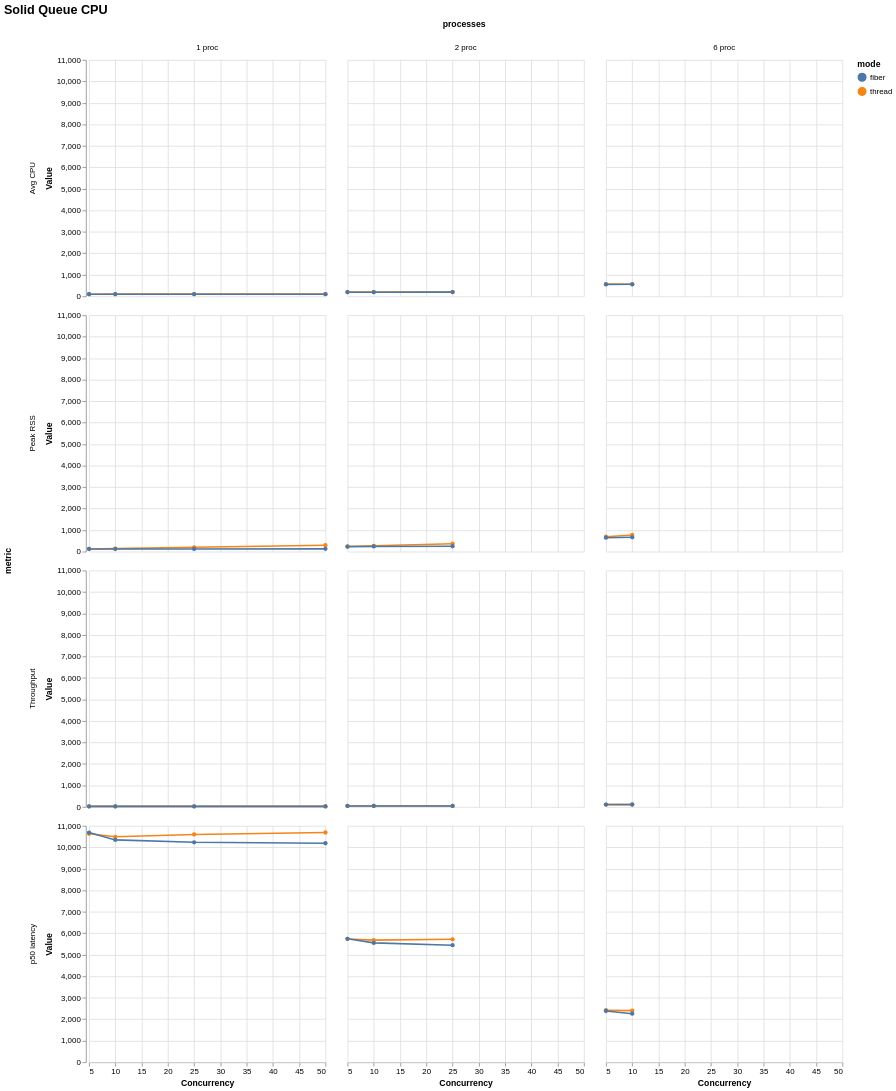

Express this chart as Vega-Lite.
### Vega-Lite specification from a JSON file in a GitHub repository (floating-point values rounded to 4 significant figures)
{"$schema": "https://vega.github.io/schema/vega-lite/v6.json", "title": "Solid Queue CPU", "data": {"values": [{"mode": "thread", "concurrency": 5, "processes": "1 proc", "metric": "Throughput", "value": 23.83, "unit": "jobs/s"}, {"mode": "thread", "concurrency": 5, "processes": "1 proc", "metric": "Peak RSS", "value": 120.2, "unit": "MB"}, {"mode": "thread", "concurrency": 5, "processes": "1 proc", "metric": "Avg CPU", "value": 97.8, "unit": "%"}, {"mode": "thread", "concurrency": 5, "processes": "1 proc", "metric": "p50 latency", "value": 10630.0, "unit": "ms"}, {"mode": "thread", "concurrency": 10, "processes": "1 proc", "metric": "Throughput", "value": 24.09, "unit": "jobs/s"}, {"mode": "thread", "concurrency": 10, "processes": "1 proc", "metric": "Peak RSS", "value": 140.0, "unit": "MB"}, {"mode": "thread", "concurrency": 10, "processes": "1 proc", "metric": "Avg CPU", "value": 99.7, "unit": "%"}, {"mode": "thread", "concurrency": 10, "processes": "1 proc", "metric": "p50 latency", "value": 10490.0, "unit": "ms"}, {"mode": "thread", "concurrency": 25, "processes": "1 proc", "metric": "Throughput", "value": 23.93, "unit": "jobs/s"}, {"mode": "thread", "concurrency": 25, "processes": "1 proc", "metric": "Peak RSS", "value": 199.7, "unit": "MB"}, {"mode": "thread", "concurrency": 25, "processes": "1 proc", "metric": "Avg CPU", "value": 99.8, "unit": "%"}, {"mode": "thread", "concurrency": 25, "processes": "1 proc", "metric": "p50 latency", "value": 10600.0, "unit": "ms"}, {"mode": "thread", "concurrency": 50, "processes": "1 proc", "metric": "Throughput", "value": 23.75, "unit": "jobs/s"}, {"mode": "thread", "concurrency": 50, "processes": "1 proc", "metric": "Peak RSS", "value": 294.6, "unit": "MB"}, {"mode": "thread", "concurrency": 50, "processes": "1 proc", "metric": "Avg CPU", "value": 99.7, "unit": "%"}, {"mode": "thread", "concurrency": 50, "processes": "1 proc", "metric": "p50 latency", "value": 10690.0, "unit": "ms"}, {"mode": "thread", "concurrency": 5, "processes": "2 proc", "metric": "Throughput", "value": 44.46, "unit": "jobs/s"}, {"mode": "thread", "concurrency": 5, "processes": "2 proc", "metric": "Peak RSS", "value": 237.0, "unit": "MB"}, {"mode": "thread", "concurrency": 5, "processes": "2 proc", "metric": "Avg CPU", "value": 195.4, "unit": "%"}, {"mode": "thread", "concurrency": 5, "processes": "2 proc", "metric": "p50 latency", "value": 5737.0, "unit": "ms"}, {"mode": "thread", "concurrency": 10, "processes": "2 proc", "metric": "Throughput", "value": 44.87, "unit": "jobs/s"}, {"mode": "thread", "concurrency": 10, "processes": "2 proc", "metric": "Peak RSS", "value": 270.2, "unit": "MB"}, {"mode": "thread", "concurrency": 10, "processes": "2 proc", "metric": "Avg CPU", "value": 197.7, "unit": "%"}, {"mode": "thread", "concurrency": 10, "processes": "2 proc", "metric": "p50 latency", "value": 5681.0, "unit": "ms"}, {"mode": "thread", "concurrency": 25, "processes": "2 proc", "metric": "Throughput", "value": 44.02, "unit": "jobs/s"}, {"mode": "thread", "concurrency": 25, "processes": "2 proc", "metric": "Peak RSS", "value": 366.4, "unit": "MB"}, {"mode": "thread", "concurrency": 25, "processes": "2 proc", "metric": "Avg CPU", "value": 195.9, "unit": "%"}, {"mode": "thread", "concurrency": 25, "processes": "2 proc", "metric": "p50 latency", "value": 5719.0, "unit": "ms"}, {"mode": "thread", "concurrency": 5, "processes": "6 proc", "metric": "Throughput", "value": 107.4, "unit": "jobs/s"}, {"mode": "thread", "concurrency": 5, "processes": "6 proc", "metric": "Peak RSS", "value": 693.3, "unit": "MB"}, {"mode": "thread", "concurrency": 5, "processes": "6 proc", "metric": "Avg CPU", "value": 567.7, "unit": "%"}, {"mode": "thread", "concurrency": 5, "processes": "6 proc", "metric": "p50 latency", "value": 2420.0, "unit": "ms"}, {"mode": "thread", "concurrency": 10, "processes": "6 proc", "metric": "Throughput", "value": 107.0, "unit": "jobs/s"}, {"mode": "thread", "concurrency": 10, "processes": "6 proc", "metric": "Peak RSS", "value": 772.6, "unit": "MB"}, {"mode": "thread", "concurrency": 10, "processes": "6 proc", "metric": "Avg CPU", "value": 561.4, "unit": "%"}, {"mode": "thread", "concurrency": 10, "processes": "6 proc", "metric": "p50 latency", "value": 2400.0, "unit": "ms"}, {"mode": "fiber", "concurrency": 5, "processes": "1 proc", "metric": "Throughput", "value": 23.47, "unit": "jobs/s"}, {"mode": "fiber", "concurrency": 5, "processes": "1 proc", "metric": "Peak RSS", "value": 123.3, "unit": "MB"}, {"mode": "fiber", "concurrency": 5, "processes": "1 proc", "metric": "Avg CPU", "value": 94.8, "unit": "%"}, {"mode": "fiber", "concurrency": 5, "processes": "1 proc", "metric": "p50 latency", "value": 10690.0, "unit": "ms"}, {"mode": "fiber", "concurrency": 10, "processes": "1 proc", "metric": "Throughput", "value": 24.17, "unit": "jobs/s"}, {"mode": "fiber", "concurrency": 10, "processes": "1 proc", "metric": "Peak RSS", "value": 124.8, "unit": "MB"}, {"mode": "fiber", "concurrency": 10, "processes": "1 proc", "metric": "Avg CPU", "value": 97.6, "unit": "%"}, {"mode": "fiber", "concurrency": 10, "processes": "1 proc", "metric": "p50 latency", "value": 10340.0, "unit": "ms"}, {"mode": "fiber", "concurrency": 25, "processes": "1 proc", "metric": "Throughput", "value": 24.67, "unit": "jobs/s"}, {"mode": "fiber", "concurrency": 25, "processes": "1 proc", "metric": "Peak RSS", "value": 124.8, "unit": "MB"}, {"mode": "fiber", "concurrency": 25, "processes": "1 proc", "metric": "Avg CPU", "value": 97.8, "unit": "%"}, {"mode": "fiber", "concurrency": 25, "processes": "1 proc", "metric": "p50 latency", "value": 10230.0, "unit": "ms"}, {"mode": "fiber", "concurrency": 50, "processes": "1 proc", "metric": "Throughput", "value": 24.69, "unit": "jobs/s"}, {"mode": "fiber", "concurrency": 50, "processes": "1 proc", "metric": "Peak RSS", "value": 127.2, "unit": "MB"}, {"mode": "fiber", "concurrency": 50, "processes": "1 proc", "metric": "Avg CPU", "value": 97.6, "unit": "%"}, {"mode": "fiber", "concurrency": 50, "processes": "1 proc", "metric": "p50 latency", "value": 10190.0, "unit": "ms"}, {"mode": "fiber", "concurrency": 5, "processes": "2 proc", "metric": "Throughput", "value": 44.14, "unit": "jobs/s"}, {"mode": "fiber", "concurrency": 5, "processes": "2 proc", "metric": "Peak RSS", "value": 231.3, "unit": "MB"}, {"mode": "fiber", "concurrency": 5, "processes": "2 proc", "metric": "Avg CPU", "value": 189.7, "unit": "%"}, {"mode": "fiber", "concurrency": 5, "processes": "2 proc", "metric": "p50 latency", "value": 5743.0, "unit": "ms"}, {"mode": "fiber", "concurrency": 10, "processes": "2 proc", "metric": "Throughput", "value": 44.91, "unit": "jobs/s"}, {"mode": "fiber", "concurrency": 10, "processes": "2 proc", "metric": "Peak RSS", "value": 240.5, "unit": "MB"}, {"mode": "fiber", "concurrency": 10, "processes": "2 proc", "metric": "Avg CPU", "value": 190.9, "unit": "%"}, {"mode": "fiber", "concurrency": 10, "processes": "2 proc", "metric": "p50 latency", "value": 5552.0, "unit": "ms"}, {"mode": "fiber", "concurrency": 25, "processes": "2 proc", "metric": "Throughput", "value": 46.25, "unit": "jobs/s"}, {"mode": "fiber", "concurrency": 25, "processes": "2 proc", "metric": "Peak RSS", "value": 250.0, "unit": "MB"}, {"mode": "fiber", "concurrency": 25, "processes": "2 proc", "metric": "Avg CPU", "value": 195.2, "unit": "%"}, {"mode": "fiber", "concurrency": 25, "processes": "2 proc", "metric": "p50 latency", "value": 5445.0, "unit": "ms"}, {"mode": "fiber", "concurrency": 5, "processes": "6 proc", "metric": "Throughput", "value": 108.4, "unit": "jobs/s"}, {"mode": "fiber", "concurrency": 5, "processes": "6 proc", "metric": "Peak RSS", "value": 648.5, "unit": "MB"}, {"mode": "fiber", "concurrency": 5, "processes": "6 proc", "metric": "Avg CPU", "value": 550.8, "unit": "%"}, {"mode": "fiber", "concurrency": 5, "processes": "6 proc", "metric": "p50 latency", "value": 2384.0, "unit": "ms"}, {"mode": "fiber", "concurrency": 10, "processes": "6 proc", "metric": "Throughput", "value": 112.5, "unit": "jobs/s"}, {"mode": "fiber", "concurrency": 10, "processes": "6 proc", "metric": "Peak RSS", "value": 665.1, "unit": "MB"}, {"mode": "fiber", "concurrency": 10, "processes": "6 proc", "metric": "Avg CPU", "value": 558.2, "unit": "%"}, {"mode": "fiber", "concurrency": 10, "processes": "6 proc", "metric": "p50 latency", "value": 2259.0, "unit": "ms"}]}, "mark": {"type": "line", "point": true, "tooltip": true}, "encoding": {"x": {"field": "concurrency", "type": "quantitative", "title": "Concurrency"}, "y": {"field": "value", "type": "quantitative", "title": "Value"}, "color": {"field": "mode", "type": "nominal"}, "tooltip": [{"field": "mode", "type": "nominal"}, {"field": "concurrency", "type": "nominal"}, {"field": "processes", "type": "nominal"}, {"field": "metric", "type": "nominal"}, {"field": "percentile", "type": "nominal"}, {"field": "value", "type": "quantitative"}], "row": {"field": "metric", "type": "nominal"}, "column": {"field": "processes", "type": "nominal"}}, "config": {"background": "white", "axis": {"labelFont": "Arial", "titleFont": "Arial", "grid": true}, "legend": {"labelFont": "Arial", "titleFont": "Arial"}, "title": {"font": "Arial", "fontSize": 16, "anchor": "start"}, "view": {"stroke": null}}}
